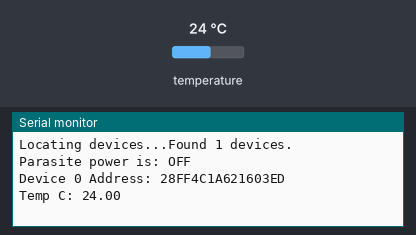
Simulated run of this sketch. Board: Arduino Uno, built with avr-gcc and run on an emulated ATmega328P. Shown: the last lines printed to the serial monitor. The test bench sets the inputs (shaded band); at power-on: temperature 24 °C.

Above: at 3.2 s.
3.3 s: temperature set to 12 °C
At 6.1 s:
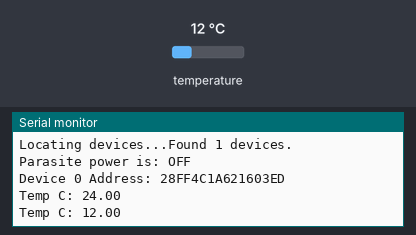
7.3 s: temperature set to 19 °C
At 8.8 s:
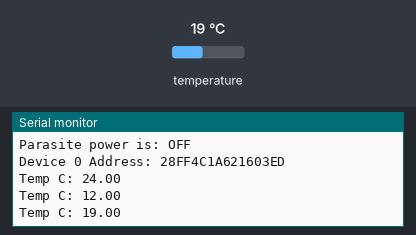
Timing chart, 0 to 10.3 s (numbered marks = the images above; inputs shaded):
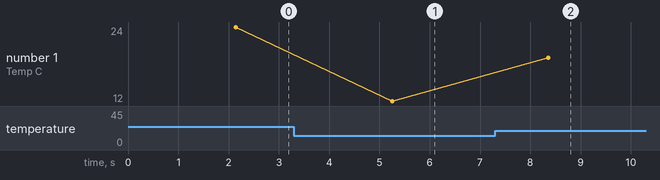

Measured:
- after the input at 3.3 s, the serial monitor: prints a new line after 1.9 s (image 1)
- after the input at 7.3 s, the serial monitor: prints a new line after 1.1 s (image 2)
- plotted number 1: 24 → 12 after the input at 3.3 s, 12 → 19 after the input at 7.3 s

The sketch:

DS18B20.ino
```cpp
// Include the libraries we need
#include <OneWire.h>
#include <DallasTemperature.h>

// Data wire is plugged into port 22 on the Raspberry Pi Pico
#define ONE_WIRE_BUS 22

// Setup a oneWire instance to communicate with any OneWire devices (not just Maxim/Dallas temperature ICs)
OneWire oneWire(ONE_WIRE_BUS);

// Pass our oneWire reference to Dallas Temperature.
DallasTemperature sensors(&oneWire);

// arrays to hold device address
DeviceAddress insideThermometer;

void setup(){
  // start serial port
  Serial.begin(9600);

  delay(2000);

  // locate devices on the bus
  Serial.print("Locating devices...");
  sensors.begin();
  Serial.print("Found ");
  Serial.print(sensors.getDeviceCount(), DEC);
  Serial.println(" devices.");

  // report parasite power requirements
  Serial.print("Parasite power is: ");
  if (sensors.isParasitePowerMode()) Serial.println("ON");
  else Serial.println("OFF");

  if (!sensors.getAddress(insideThermometer, 0)) Serial.println("Unable to find address for Device 0");


  // show the addresses we found on the bus
  Serial.print("Device 0 Address: ");
  printAddress(insideThermometer);
  Serial.println();

  // set the resolution to 9 bit (Each Dallas/Maxim device is capable of several different resolutions)
  sensors.setResolution(insideThermometer, 9);
}


void loop(void)
{
  // call sensors.requestTemperatures() to issue a global temperature
  // request to all devices on the bus
  sensors.requestTemperatures();


  printTemperature(insideThermometer);
}


// function to print a device address
void printAddress(DeviceAddress deviceAddress)
{
  for (uint8_t i = 0; i < 8; i++)
  {
    if (deviceAddress[i] < 16) Serial.print("0");
    Serial.print(deviceAddress[i], HEX);
  }
}


// function to print the temperature for a device
void printTemperature(DeviceAddress deviceAddress){

  float tempC = sensors.getTempC(deviceAddress);
  if(tempC == DEVICE_DISCONNECTED_C)
  {
    Serial.println("Error: Could not read temperature data");
    return;
  }

  Serial.print("Temp C: ");
  Serial.println(tempC);
  delay(3000);

}
```
